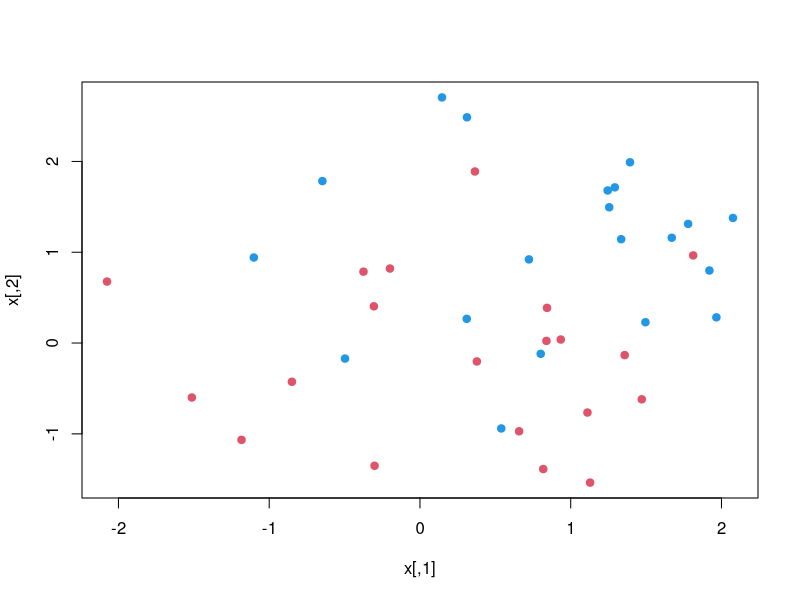
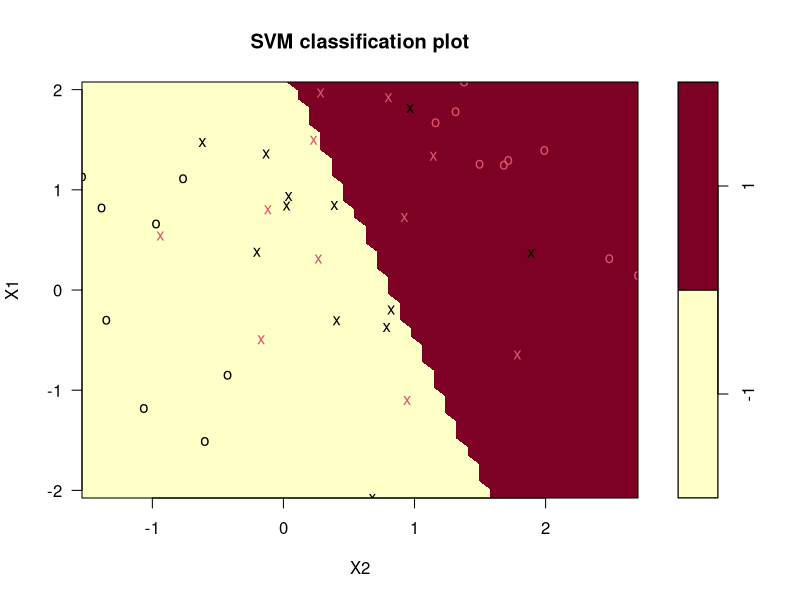
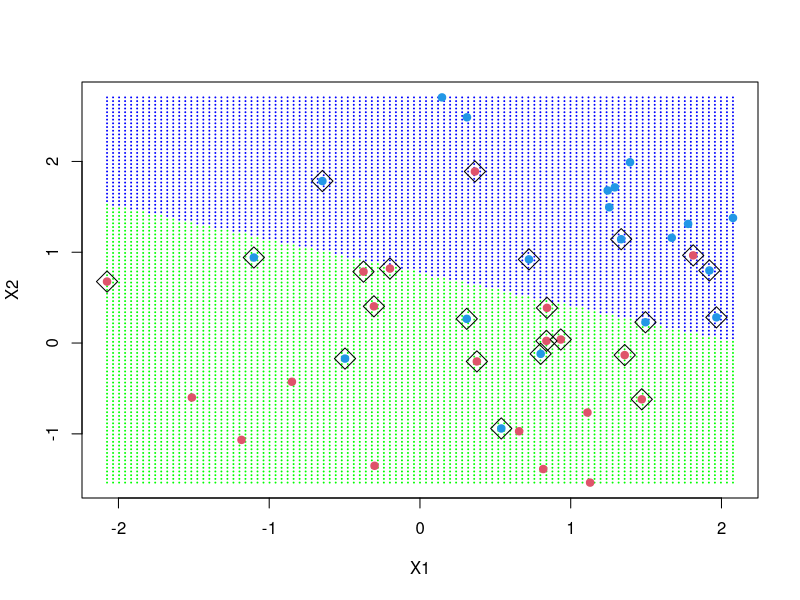
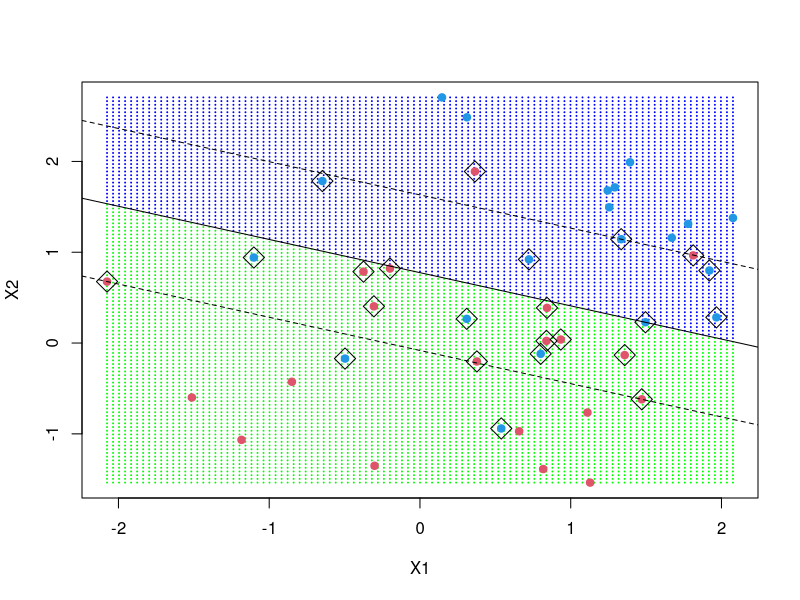

Source code (R) for these figures, in order:
## ---- chunk 1

set.seed(19327)
x = matrix(rnorm(80), 40, 2)
y = rep(c(-1, 1), c(10, 10))
x[y == 1,] = x[y == 1,] + 1
plot(x, col = y + 3, pch = 19)

library(e1071)

dat = data.frame(x, y = as.factor(y))
svmfit = svm(y ~ ., data = dat, kernel = "linear", cost = 10, scale = FALSE)
print(svmfit)

plot(svmfit, dat)

make.grid = function(x, n = 105) {
  grange = apply(x, 2, range)
  x1 = seq(from = grange[1,1], to = grange[2,1], length = n)
  x2 = seq(from = grange[1,2], to = grange[2,2], length = n)
  expand.grid(X1 = x1, X2 = x2)
}

xgrid = make.grid(x)
xgrid[1:10,]

ygrid = predict(svmfit, xgrid)
plot(xgrid, col = c("green","blue")[as.numeric(ygrid)], pch = 20, cex = .2)
points(x, col = y + 3, pch = 19)
points(x[svmfit$index,], pch = 5, cex = 2)

beta = drop(t(svmfit$coefs)%*%x[svmfit$index,])
beta0 = svmfit$rho

plot(xgrid, col = c("green", "blue")[as.numeric(ygrid)], pch = 20, cex = .2)
points(x, col = y + 3, pch = 19)
points(x[svmfit$index,], pch = 5, cex = 2)
abline(beta0 / beta[2], -beta[1] / beta[2])
abline((beta0 - 1) / beta[2], -beta[1] / beta[2], lty = 2)
abline((beta0 + 1) / beta[2], -beta[1] / beta[2], lty = 2)

